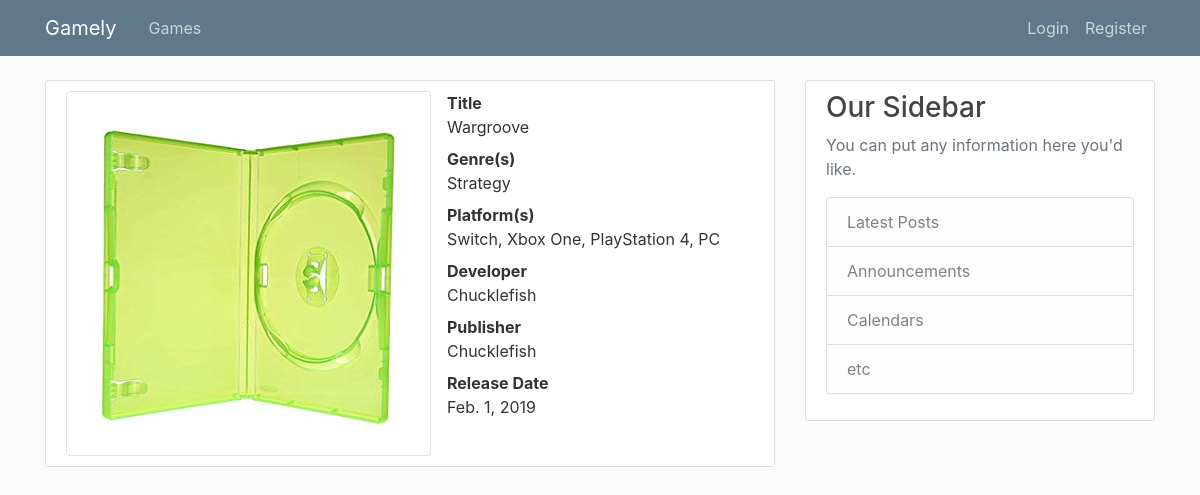
/games/Wargroove/, run on the app's committed database.
### games/models.py (models this page shows, shortened)
class Game(models.Model):
    title = models.CharField(max_length=255)
    release_date = models.DateField(default=timezone.now)
    slug = models.SlugField(max_length=100, unique=True)
    genre = models.ManyToManyField(Genre)
    platform = models.ManyToManyField(Platform)
    publisher = models.ForeignKey(Publisher, on_delete=models.PROTECT)
    developer = models.ForeignKey(Developer,on_delete=models.PROTECT)
    image = models.ImageField(default='default.jpg', upload_to='game_img')
    def genres(self):
        return ", ".join([g.name for g in self.genre.all()])
    def platforms(self):
        return ", ".join([p.name for p in self.platform.all()])

class Genre(models.Model):
    name = models.CharField(max_length=255)

class Platform(models.Model):
    name = models.CharField(max_length=255)

class Developer(models.Model):
    name = models.CharField(max_length=255)
    def __str__(self):
        return self.name

class Publisher(models.Model):
    name = models.CharField(max_length=255)
    def __str__(self):
        return self.name

### games/views.py (the view)
# urls.py: path('games/<slug:slug>/', GameDetailView.as_view(), name='detail'),
class GameDetailView(DetailView):
    model = Game
    template_name = 'games/detail.html'
    slug_url_kwarg = 'slug'

### games/templates/games/detail.html (shortened to what this page needs)
{% extends 'base.html' %}
{% block content %}
    <article class="media content-section">
        <div class="mr-3">
            <img class="img-thumbnail img-responsive" src="{{game.image.url}}">
        </div>
        <dl>
            <dt>Title</dt>
            <dd>{{game.title}}</dd>
            <dt>Genre(s)</dt>
            <dd>{{game.genres}}</dd>
            <dt>Platform(s)</dt>
            <dd>{{game.platforms}}</dd>
            <dt>Developer</dt>
            <dd>{{game.developer}}</dd>
            <dt>Publisher</dt>
            <dd>{{game.publisher}}</dd>
            <dt>Release Date</dt>
            <dd>{{game.release_date}}</dd>
        </dl>
    </article>
{% endblock  %}

### static/main.css (style rules this page uses)
body { background: #fafafa; color: #333333; margin-top: 5rem; }
.content-section { background: #ffffff; padding: 10px 20px; border: 1px solid #dddddd; border-radius: 3px; margin-bottom: 20px; }

### data on the page
Game: image (placeholder picture), title "Wargroove", genres "Strategy", platforms "Switch, Xbox One, PlayStation 4, PC", developer "Chucklefish", publisher "Chucklefish", release_date "Feb. 1, 2019"
